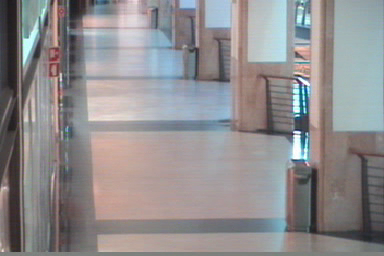
#> input picture CV2023_HW4B/GT_CAVIAR1.png, 384 x 256 px, found by its file name
$ python 'CVSpring2023_Miao_Xuanbo_Assignment#4B.py'
#> lines starting #> are read from the running program, lines starting #| are printed output that depends on the picture; after the words box and inside, x2 and y2 are one past the last pixel; in counts of white or black regions, pixels touching at a corner belong together
#> in main, true_bg is the input picture: shape (256, 384, 3); mean B, G, R 142.2, 140.8, 143.6
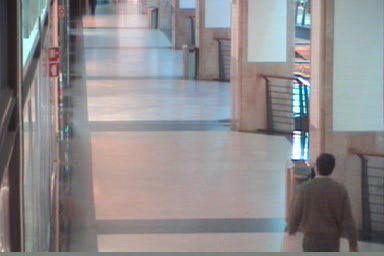
#> input picture CV2023_HW4B/input/CAVIAR1_000017.png, 384 x 256 px, found by its file name
#> in main, im is the input picture: shape (256, 384, 3); mean B, G, R 140.7, 139.1, 142
# %% Import Packages
import os
import cv2
import numpy as np
import matplotlib.pyplot as plt

# %% Background Subtraction Model


class BGSubModel:

    # The model is initialized with the first frame.
    def __init__(self, first_frame, alpha, tm, true_bg):
#> called with alpha = 0.01, tm = 2
        self.mean = np.float32(first_frame)
        self.var = np.ones_like(self.mean) * 128
        self.alpha = alpha
        self.tm = tm
        self.true_bg = np.float32(true_bg)

    # Classify the current frame as foreground or background
    def classify(self, current_frame):
        diff = np.abs(np.float32(current_frame) - self.mean)
#> diff: shape (256, 384, 3) float32; every value is 0
        self.fg_mask = np.where(
            diff > (self.tm * np.sqrt(self.var)), 255, 0).astype(np.uint8)
#> self.fg_mask: shape (256, 384, 3); every value is 0
#> self.var: shape (256, 384, 3) float32; every value is 128

        diff_true = np.abs(np.float32(current_frame) - self.true_bg)
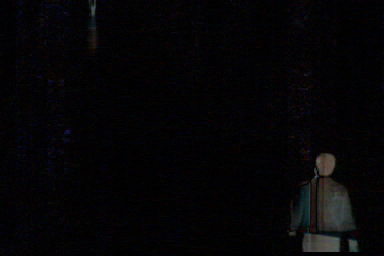
#> diff_true: shape (256, 384, 3) float32; mean B, G, R 6, 4.5, 5.2
        self.true_fg_mask = np.where(
            diff_true > (self.tm * np.sqrt(self.var)), 255, 0).astype(np.uint8)
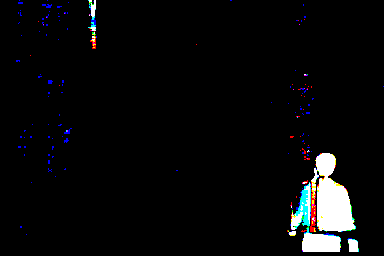
#> self.true_fg_mask: shape (256, 384, 3); mean B, G, R 10.3, 9.7, 9.4

        return self.fg_mask

    def evaluate(self):
        mse_bg = np.mean((self.true_bg - self.mean) ** 2)
        max_val_bg = np.max((self.true_bg.max(), self.mean.max()))
        score_bg = 1 - np.sqrt((mse_bg / (max_val_bg ** 2)))

        mse_fg = np.mean((self.true_fg_mask - self.fg_mask) ** 2)
        max_val_fg = np.max((self.true_fg_mask.max(), self.fg_mask.max()))
        # considering fg is only a very small part of the image, so we add a scale factor to make the score more reasonable
        factor = 100
        score_fg = 1 - np.sqrt((mse_fg / (max_val_fg ** 2)))*factor

        return score_bg, score_fg

    # Update the model with the current frame
    def update(self, current_frame):
        inv_alpha = 1 - self.alpha
        self.mean = inv_alpha * self.mean + \
            self.alpha * np.float32(current_frame)
        self.var = inv_alpha * self.var + \
            self.alpha * (np.float32(current_frame) - self.mean) ** 2
#> self.var: shape (256, 384, 3) float32; every value is 126.7


def combine_images(output_path, alpha, tm, frame_numbers, file_prefixes):
    images = []

    for fr in frame_numbers:
        row_images = []
        for prefix in file_prefixes:
            fname = f'{prefix}_{alpha}_{tm}_{fr}.png'
            fname_wpath = output_path+'/'+fname
            img = cv2.imread(fname_wpath)
            row_images.append(img)
            os.remove(fname_wpath)

        row = np.hstack(row_images)
        images.append(row)

    final_image = np.vstack(images)
    return final_image


# %% Main
# Parameters
ALPHA_list = [0.01, 0.003, 0.001, 0.0003, 0.0001]
TM_list = [2, 3, 4]

# Files & Folders
INPUT_PATH = './CV2023_HW4B/input'
OUTPUT_PATH = './CV2023_HW4B/output'
BG_true_PATH = './CV2023_HW4B/input/GT_CAVIAR1.png'


def main():
    if not os.path.isdir(OUTPUT_PATH):
        os.mkdir(OUTPUT_PATH)
    flist = [f for f in os.listdir(INPUT_PATH) if f.endswith('.png')]
    flist = sorted(flist)
    n = len(flist)

    true_bg = cv2.imread(BG_true_PATH)

    for ALPHA in ALPHA_list:
        for TM in TM_list:
            # print the parameters
            print(f'ALPHA = {ALPHA}, TM = {TM}')
            # Read the first image and initialize the model
            im = cv2.imread(os.path.join(INPUT_PATH, flist[0]))
            bg_model = BGSubModel(im, ALPHA, TM, true_bg)

            # Set up the VideoWriter objects
            # the name should contain the parameters of the model, ALPHA and TM
            fourcc = cv2.VideoWriter_fourcc(*'XVID')

            video_file = os.path.join(
                OUTPUT_PATH, f'{ALPHA}_{TM}.avi')
            video_writer = cv2.VideoWriter(
                video_file, fourcc, 10, (im.shape[1]*3, im.shape[0]))

            bg_scores = []
            fg_scores = []
            # Main loop
            for fr in range(n):
                # Read the image
                im = cv2.imread(os.path.join(INPUT_PATH, flist[fr]))

                # Classify the foreground using the model & Update the model with the new image
                fg_mask = bg_model.classify(im)
                bg_model.update(im)

                # Display the input frame, background model, and foreground mask
                im_draw = im.copy()
                cv2.putText(im_draw, f'Frame {fr+1}/{n}', (im.shape[1]//15, 20),
                            cv2.FONT_HERSHEY_SIMPLEX, 0.5, (0, 0, 0), 1)
                cv2.putText(im_draw, f'ALPHA = {ALPHA}, TM = {TM}', (im.shape[1]//15, 40),
                            cv2.FONT_HERSHEY_SIMPLEX, 0.5, (0, 0, 0), 1)
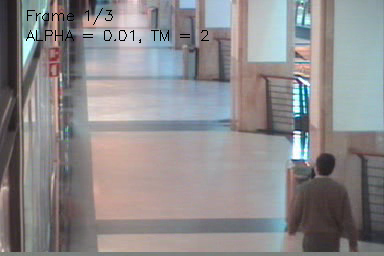
#> im_draw: shape (256, 384, 3); mean B, G, R 139.9, 138.4, 141.3

                bg_draw = bg_model.mean.astype('uint8')
                cv2.putText(bg_draw, f'Frame {fr+1}/{n}', (im.shape[1]//15, 20),
                            cv2.FONT_HERSHEY_SIMPLEX, 0.5, (0, 0, 0), 1)
                cv2.putText(bg_draw, f'ALPHA = {ALPHA}, TM = {TM}', (im.shape[1]//15, 40),
                            cv2.FONT_HERSHEY_SIMPLEX, 0.5, (0, 0, 0), 1)

                fg_draw = cv2.cvtColor(fg_mask, cv2.COLOR_BGR2GRAY)
#> fg_draw: shape (256, 384); every value is 0
                cv2.putText(fg_draw, f'Frame {fr+1}/{n}', (im.shape[1]//15, 20),
                            cv2.FONT_HERSHEY_SIMPLEX, 0.5, (255, 255, 255), 1)
                cv2.putText(fg_draw, f'ALPHA = {ALPHA}, TM = {TM}', (im.shape[1]//15, 40),
                            cv2.FONT_HERSHEY_SIMPLEX, 0.5, (255, 255, 255), 1)
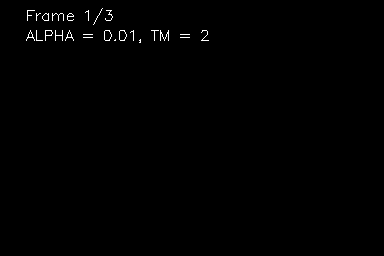
#> fg_draw: shape (256, 384); 0.49% white in thin lines or dots, all inside (x1, y1, x2, y2) = (26, 8, 209, 43)

                cv2.imshow('Input Frame', im_draw)
                cv2.imshow('Background Model', bg_draw)
                cv2.imshow('Foreground Mask', fg_draw)

                # Press 'q' to exit the loop
                if cv2.waitKey(1) & 0xFF == ord('q'):
#> (key q is pressed here)
                    break

                # Save the results for specific frames
                if fr in [5, 100, 400]:
                    fname = f'FGmask_{ALPHA}_{TM}_{fr}.png'
                    fname_wpath = os.path.join(OUTPUT_PATH, fname)
                    cv2.imwrite(fname_wpath, fg_draw)

                    fname = f'BGmean_{ALPHA}_{TM}_{fr}.png'
                    fname_wpath = os.path.join(OUTPUT_PATH, fname)
                    cv2.imwrite(fname_wpath, bg_draw)

                # Write the current frame and FGmask to the videos
                frame = np.hstack(
                    (im_draw, bg_draw, cv2.cvtColor(fg_draw, cv2.COLOR_GRAY2BGR)))
                video_writer.write(frame)

                # Print the progress using the same line
                score_bg, score_fg = bg_model.evaluate()
                bg_scores.append(np.mean(score_bg))
                fg_scores.append(np.mean(score_fg))

                print(
                    f'Frame: {fr}/{n}, bg%: {np.mean(score_bg):.5f}, fg%: {np.mean(score_fg):.5f}', end='\r')

            # conbine these eix images into one image
            frame_numbers = [5, 100, 400]
            file_prefixes = ['FGmask', 'BGmean']
            image = combine_images(
                OUTPUT_PATH, ALPHA, TM, frame_numbers, file_prefixes)

            fname = f'{ALPHA}_{TM}.jpg'
            fname_wpath = os.path.join(OUTPUT_PATH, fname)
            cv2.imwrite(fname_wpath, image)

            cv2.destroyAllWindows()
            video_writer.release()
            cv2.destroyAllWindows()

            # print the status
            print(
#> (the run stopped early here; a loop or call above may not have finished)
